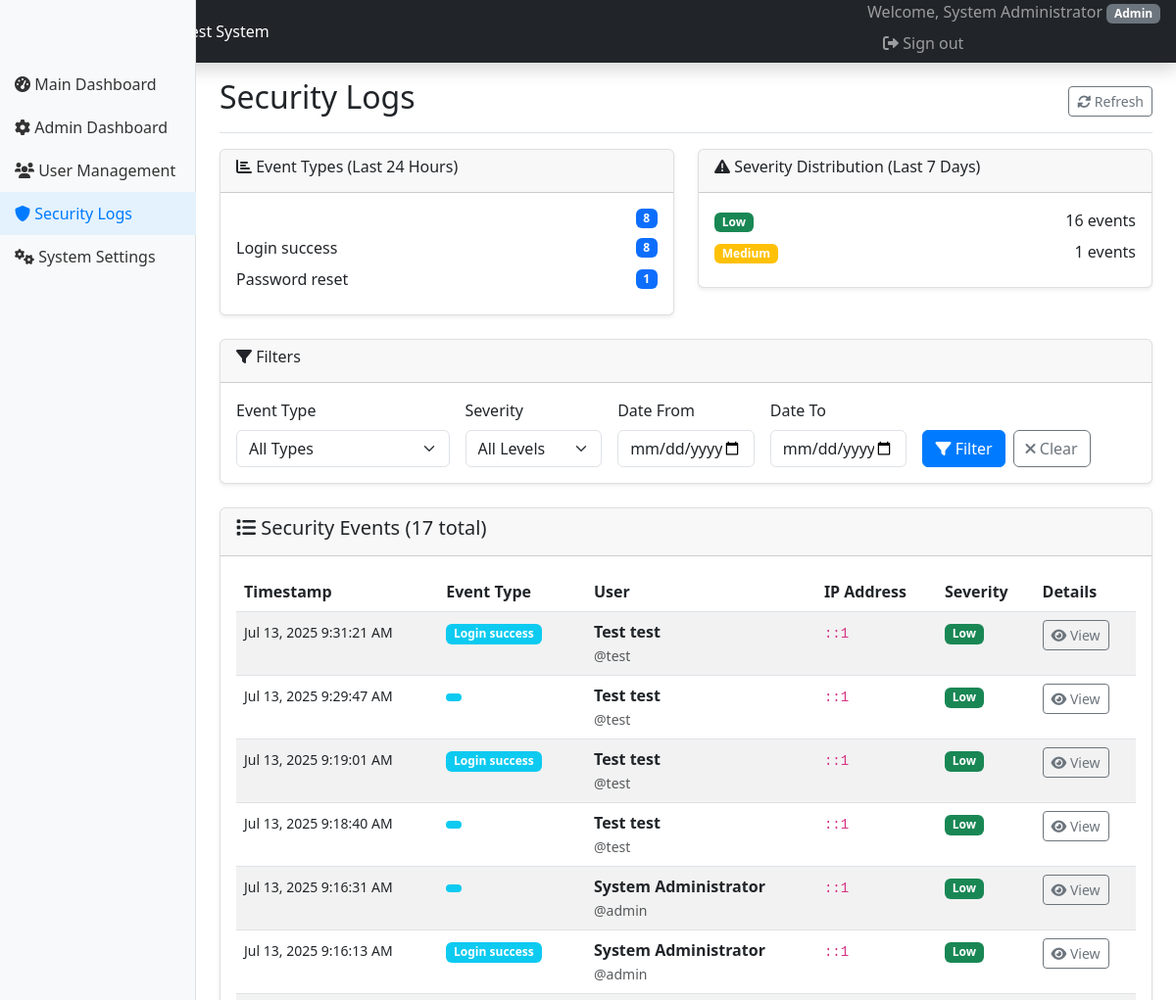
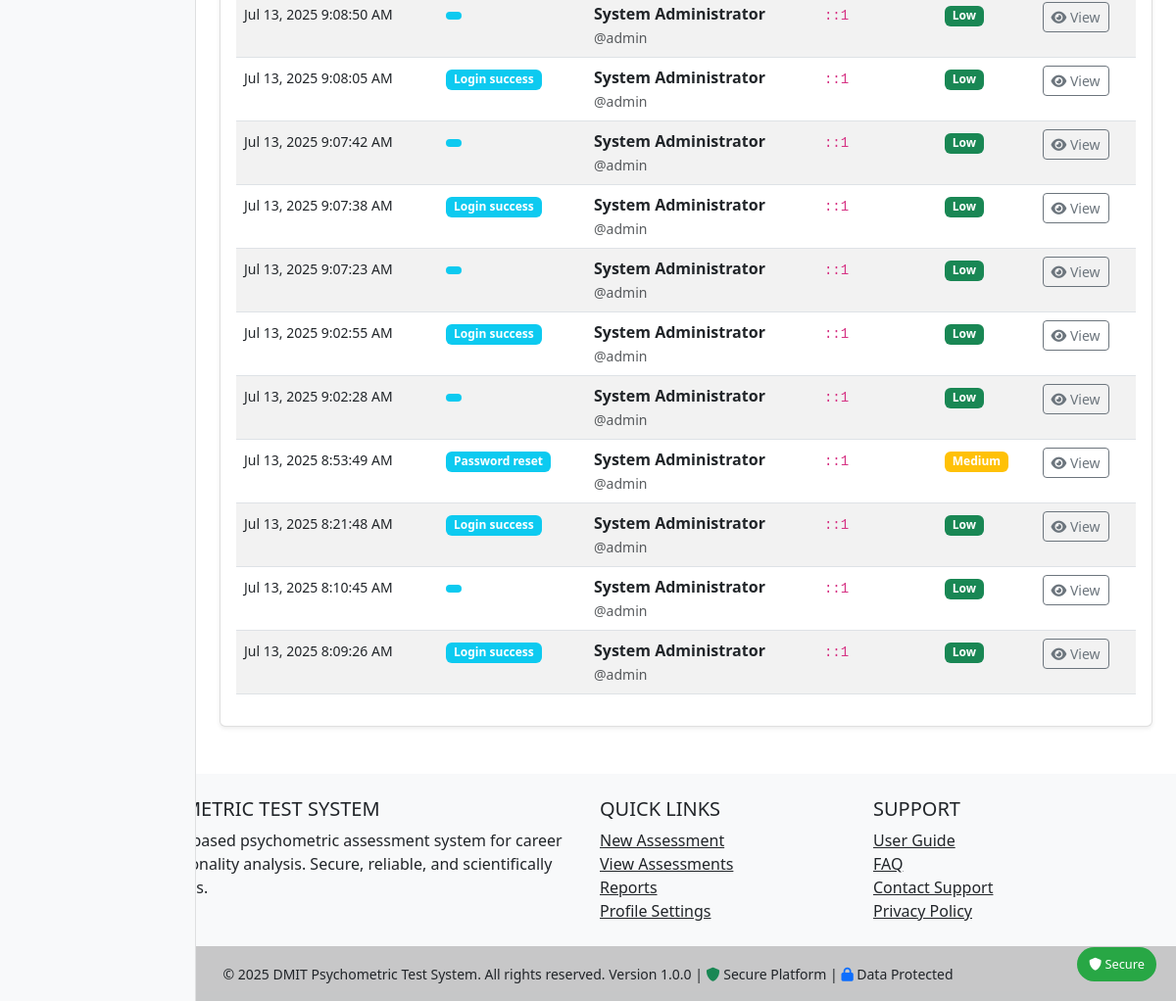
The app's page /admin/security.php (signed in) with its own data (2 pictures, top to bottom).
### tables this page shows
CREATE TABLE `security_events` (
  `id` int(11) NOT NULL,
  `event_type` enum('login_attempt','login_success','login_failure','account_locked','password_reset','suspicious_activity','data_access') NOT NULL,
  `user_id` int(11) DEFAULT NULL,
  `ip_address` varchar(45) NOT NULL,
  `user_agent` text DEFAULT NULL,
  `details` longtext DEFAULT NULL CHECK (json_valid(`details`)),
  `severity` enum('low','medium','high','critical') DEFAULT 'medium',
  `created_at` timestamp NULL DEFAULT current_timestamp()
);

CREATE TABLE `users` (
  `id` int(11) NOT NULL,
  `username` varchar(50) NOT NULL,
  `email` varchar(100) NOT NULL,
  `password_hash` varchar(255) NOT NULL,
  `salt` varchar(32) NOT NULL,
  `role` enum('admin','counselor','user') DEFAULT 'user',
  `first_name` varchar(50) NOT NULL,
  `last_name` varchar(50) NOT NULL,
  `phone` varchar(15) DEFAULT NULL,
  `date_of_birth` date DEFAULT NULL,
  `gender` enum('male','female','other') DEFAULT NULL,
  `is_active` tinyint(1) DEFAULT 1,
  `email_verified` tinyint(1) DEFAULT 0,
  `verification_token` varchar(255) DEFAULT NULL,
  `reset_token` varchar(255) DEFAULT NULL,
  `reset_token_expires` datetime DEFAULT NULL,
  `last_login` datetime DEFAULT NULL,
  `login_attempts` int(11) DEFAULT 0,
  `locked_until` datetime DEFAULT NULL,
  `created_at` timestamp NULL DEFAULT current_timestamp(),
  `updated_at` timestamp NULL DEFAULT current_timestamp() ON UPDATE current_timestamp()
);

### includes/functions.php (called while the page is built, shortened)
<?php
function url($path = '') {
    $path = ltrim($path, '/');
    if ($path === 'index.php' || $path === '') {
        return BASE_URL . 'index.php';
    }
    $currentDir = dirname($_SERVER['SCRIPT_NAME']);
    $baseDir = '/DMIT-Psychometric-Test';
    if ($currentDir !== $baseDir) {
        $depth = substr_count(str_replace($baseDir, '', $currentDir), '/');
        $relativePath = str_repeat('../', $depth);
        return $relativePath . $path;
    }
    return $path;
}
function formatDate($date, $format = 'Y-m-d H:i:s') {
    return date($format, strtotime($date));
}
?>

### admin/security.php (the view, shortened to what this page needs)
<?php
require_once '../config/config.php';
$page = $_GET['page'] ?? 1;
$limit = 20;
$offset = ($page - 1) * $limit;
$dateFrom = $_GET['date_from'] ?? '';
$dateTo = $_GET['date_to'] ?? '';
try {
    $database = new Database();
    $conn = $database->getConnection();
    $whereConditions = [];
    $params = [];
    $whereClause = !empty($whereConditions) ? 'WHERE ' . implode(' AND ', $whereConditions) : '';
    $countQuery = "SELECT COUNT(*) as total FROM security_events $whereClause";
    $stmt = $conn->prepare($countQuery);
    $stmt->execute($params);
    $totalRecords = $stmt->fetch()['total'];
    $query = "
        SELECT se.*, u.first_name, u.last_name, u.username
        FROM security_events se
        LEFT JOIN users u ON se.user_id = u.id
        $whereClause
        ORDER BY se.created_at DESC
        LIMIT ? OFFSET ?
    ";
    $params[] = $limit;
    $params[] = $offset;
    $stmt = $conn->prepare($query);
    $stmt->execute($params);
    $securityEvents = $stmt->fetchAll();
    $stmt = $conn->prepare("
        SELECT event_type, COUNT(*) as count
        FROM security_events
        WHERE created_at >= DATE_SUB(NOW(), INTERVAL 24 HOUR)
        GROUP BY event_type
        ORDER BY count DESC
    ");
    $stmt->execute();
    $eventCounts = $stmt->fetchAll();
    $stmt = $conn->prepare("
        SELECT severity, COUNT(*) as count
        FROM security_events
        WHERE created_at >= DATE_SUB(NOW(), INTERVAL 7 DAY)
        GROUP BY severity
    ");
    $stmt->execute();
    $severityCounts = $stmt->fetchAll();
} catch (Exception $e) {
    $securityEvents = [];
    $eventCounts = [];
    $severityCounts = [];
    $totalPages = 0;
    error_log("Security logs error: " . $e->getMessage());
}
include '../includes/header.php';
?>
<div class="container-fluid">
    <div class="row">
        <nav class="col-md-3 col-lg-2 d-md-block bg-light sidebar">
            <div class="position-sticky pt-3">
                <ul class="nav flex-column">
                    <li class="nav-item">
                        <a class="nav-link" href="<?php echo url('index.php'); ?>">
                            <i class="fas fa-tachometer-alt"></i> Main Dashboard
                        </a>
                    </li>
                    <li class="nav-item">
                        <a class="nav-link" href="<?php echo url('admin/dashboard.php'); ?>">
                            <i class="fas fa-cog"></i> Admin Dashboard
                        </a>
                    </li>
                    <li class="nav-item">
                        <a class="nav-link" href="<?php echo url('admin/users.php'); ?>">
                            <i class="fas fa-users"></i> User Management
                        </a>
                    </li>
                    <li class="nav-item">
                        <a class="nav-link active" href="<?php echo url('admin/security.php'); ?>">
                            <i class="fas fa-shield-alt"></i> Security Logs
                        </a>
                    </li>
                    <li class="nav-item">
                        <a class="nav-link" href="<?php echo url('admin/settings.php'); ?>">
                            <i class="fas fa-cogs"></i> System Settings
                        </a>
                    </li>
                </ul>
            </div>
        </nav>
        <main class="col-md-9 ms-sm-auto col-lg-10 px-md-4">
            <div class="d-flex justify-content-between flex-wrap flex-md-nowrap align-items-center pt-3 pb-2 mb-3 border-bottom">
                <h1 class="h2">Security Logs</h1>
                <div class="btn-toolbar mb-2 mb-md-0">
                    <button type="button" class="btn btn-sm btn-outline-secondary" onclick="location.reload()">
                        <i class="fas fa-sync-alt"></i> Refresh
                    </button>
                </div>
            </div>
            <div class="row mb-4">
                <div class="col-md-6">
                    <div class="card">
                        <div class="card-header">
                            <h6><i class="fas fa-chart-bar"></i> Event Types (Last 24 Hours)</h6>
                        </div>
                        <div class="card-body">
                            <?php if (empty($eventCounts)): ?>
                                <p class="text-muted">No events in the last 24 hours.</p>
                            <?php else: ?>
                                <?php foreach ($eventCounts as $event): ?>
                                <div class="d-flex justify-content-between align-items-center mb-2">
                                    <span><?php echo ucfirst(str_replace('_', ' ', $event['event_type'])); ?></span>
                                    <span class="badge bg-primary"><?php echo $event['count']; ?></span>
                                </div>
                                <?php endforeach; ?>
                            <?php endif; ?>
                        </div>
                    </div>
                </div>
                <div class="col-md-6">
                    <div class="card">
                        <div class="card-header">
                            <h6><i class="fas fa-exclamation-triangle"></i> Severity Distribution (Last 7 Days)</h6>
                        </div>
                        <div class="card-body">
                            <?php if (empty($severityCounts)): ?>
                                <p class="text-muted">No events in the last 7 days.</p>
                            <?php else: ?>
                                <?php foreach ($severityCounts as $severity): ?>
                                <div class="d-flex justify-content-between align-items-center mb-2">
                                    <span>
                                        <?php
                                        $badgeClass = [
                                            'low' => 'bg-success',
                                            'medium' => 'bg-warning',
                                            'high' => 'bg-danger',
                                            'critical' => 'bg-dark'
                                        ][$severity['severity']] ?? 'bg-secondary';
                                        ?>
                                        <span class="badge <?php echo $badgeClass; ?>"><?php echo ucfirst($severity['severity']); ?></span>
                                    </span>
                                    <span><?php echo $severity['count']; ?> events</span>
                                </div>
                                <?php endforeach; ?>
                            <?php endif; ?>
                        </div>
                    </div>
                </div>
            </div>
            <div class="card mb-4">
                <div class="card-header">
                    <h6><i class="fas fa-filter"></i> Filters</h6>
                </div>
                <div class="card-body">
                    <form method="GET" class="row g-3">
                        <div class="col-md-3">
                            <label class="form-label">Event Type</label>
                            <select class="form-select" name="event_type">
                                <option value="">All Types</option>
                            </select>
                        </div>
                        <div class="col-md-2">
                            <label class="form-label">Severity</label>
                            <select class="form-select" name="severity">
                                <option value="">All Levels</option>
                            </select>
                        </div>
                        <div class="col-md-2">
                            <label class="form-label">Date From</label>
                            <input type="date" class="form-control" name="date_from" value="<?php echo htmlspecialchars($dateFrom); ?>">
                        </div>
                        <div class="col-md-2">
                            <label class="form-label">Date To</label>
                            <input type="date" class="form-control" name="date_to" value="<?php echo htmlspecialchars($dateTo); ?>">
                        </div>
                        <div class="col-md-3 d-flex align-items-end">
                            <button type="submit" class="btn btn-primary me-2">
                                <i class="fas fa-filter"></i> Filter
                            </button>
                            <a href="security.php" class="btn btn-outline-secondary">
                                <i class="fas fa-times"></i> Clear
                            </a>
                        </div>
                    </form>
                </div>
            </div>
            <div class="card">
                <div class="card-header">
                    <h5><i class="fas fa-list"></i> Security Events (<?php echo $totalRecords; ?> total)</h5>
                </div>
                <div class="card-body">
                    <?php if (empty($securityEvents)): ?>
                        <div class="text-center py-4">
                            <i class="fas fa-shield-alt fa-3x text-muted mb-3"></i>
                            <h5>No Security Events Found</h5>
                            <p class="text-muted">No events match your current filters.</p>
                        </div>
                    <?php else: ?>
                        <div class="table-responsive">
                            <table class="table table-striped table-hover">
                                <thead>
                                    <tr>
                                        <th>Timestamp</th>
                                        <th>Event Type</th>
                                        <th>User</th>
                                        <th>IP Address</th>
                                        <th>Severity</th>
                                        <th>Details</th>
                                    </tr>
                                </thead>
                                <tbody>
                                    <?php foreach ($securityEvents as $event): ?>
                                    <tr>
                                        <td>
                                            <small><?php echo formatDate($event['created_at'], 'M d, Y g:i:s A'); ?></small>
                                        </td>
                                        <td>
                                            <span class="badge bg-info">
                                                <?php echo ucfirst(str_replace('_', ' ', $event['event_type'])); ?>
                                            </span>
                                        </td>
                                        <td>
                                            <?php if ($event['user_id']): ?>
                                                <div>
                                                    <strong><?php echo htmlspecialchars($event['first_name'] . ' ' . $event['last_name']); ?></strong>
                                                    <br><small class="text-muted">@<?php echo htmlspecialchars($event['username']); ?></small>
                                                </div>
                                            <?php else: ?>
                                                <span class="text-muted">Anonymous</span>
                                            <?php endif; ?>
                                        </td>
                                        <td>
                                            <code><?php echo htmlspecialchars($event['ip_address']); ?></code>
                                        </td>
                                        <td>
                                            <?php
                                            $badgeClass = [
                                                'low' => 'bg-success',
                                                'medium' => 'bg-warning',
                                                'high' => 'bg-danger',
                                                'critical' => 'bg-dark'
                                            ][$event['severity']] ?? 'bg-secondary';
                                            ?>
                                            <span class="badge <?php echo $badgeClass; ?>">
                                                <?php echo ucfirst($event['severity']); ?>
                                            </span>
                                        </td>
                                        <td>
                                            <?php if ($event['details']): ?>
                                                <button type="button" class="btn btn-sm btn-outline-secondary"
                                                        onclick="showDetails('<?php echo htmlspecialchars(json_encode($event['details'])); ?>')">
                                                    <i class="fas fa-eye"></i> View
                                                </button>
                                            <?php else: ?>
                                                <span class="text-muted">-</span>
                                            <?php endif; ?>
                                        </td>
                                    </tr>
                                    <?php endforeach; ?>
                                </tbody>
                            </table>
                        </div>
                    <?php endif; ?>
                </div>
            </div>
        </main>
    </div>
</div>
<?php include '../includes/footer.php'; ?>

### includes/header.php (style rules this page uses)
.sidebar { position: fixed; top: 0; bottom: 0; left: 0; z-index: 100; padding: 48px 0 0; box-shadow: inset -1px 0 0 rgba(0, 0, 0, .1); }
.sidebar .nav-link { font-weight: 500; color: #333; padding: 10px 15px; }
.sidebar .nav-link.active { color: #007bff; background-color: #e3f2fd; }
.card { box-shadow: 0 0.125rem 0.25rem rgba(0, 0, 0, 0.075); border: 1px solid rgba(0, 0, 0, 0.125); }
.btn-primary { background-color: #007bff; border-color: #007bff; }
.table th { border-top: none; font-weight: 600; }

### records on screen
security_events: created_at "Jul 13, 2025 9:31:21 AM", event_type "Login success", user.last_name "Test test", user.username "test", ip_address "::1", severity "Low"
security_events: created_at "Jul 13, 2025 9:29:47 AM", user.last_name "Test test", user.username "test", ip_address "::1", severity "Low"
security_events: created_at "Jul 13, 2025 9:19:01 AM", event_type "Login success", user.last_name "Test test", user.username "test", ip_address "::1", severity "Low"
security_events: created_at "Jul 13, 2025 9:18:40 AM", user.last_name "Test test", user.username "test", ip_address "::1", severity "Low"
security_events: created_at "Jul 13, 2025 9:16:31 AM", user.last_name "System Administrator", user.username "admin", ip_address "::1", severity "Low"
security_events: created_at "Jul 13, 2025 9:16:13 AM", event_type "Login success", user.last_name "System Administrator", user.username "admin", ip_address "::1", severity "Low"
security_events: created_at "Jul 13, 2025 9:08:50 AM", user.last_name "System Administrator", user.username "admin", ip_address "::1", severity "Low"
security_events: created_at "Jul 13, 2025 9:08:05 AM", event_type "Login success", user.last_name "System Administrator", user.username "admin", ip_address "::1", severity "Low"
security_events: created_at "Jul 13, 2025 9:07:42 AM", user.last_name "System Administrator", user.username "admin", ip_address "::1", severity "Low"
security_events: created_at "Jul 13, 2025 9:07:38 AM", event_type "Login success", user.last_name "System Administrator", user.username "admin", ip_address "::1", severity "Low"
security_events: created_at "Jul 13, 2025 9:07:23 AM", user.last_name "System Administrator", user.username "admin", ip_address "::1", severity "Low"
security_events: created_at "Jul 13, 2025 9:02:55 AM", event_type "Login success", user.last_name "System Administrator", user.username "admin", ip_address "::1", severity "Low"
security_events: created_at "Jul 13, 2025 9:02:28 AM", user.last_name "System Administrator", user.username "admin", ip_address "::1", severity "Low"
security_events: created_at "Jul 13, 2025 8:53:49 AM", event_type "Password reset", user.last_name "System Administrator", user.username "admin", ip_address "::1", severity "Medium"
security_events: created_at "Jul 13, 2025 8:21:48 AM", event_type "Login success", user.last_name "System Administrator", user.username "admin", ip_address "::1", severity "Low"
security_events: created_at "Jul 13, 2025 8:10:45 AM", user.last_name "System Administrator", user.username "admin", ip_address "::1", severity "Low"
security_events: created_at "Jul 13, 2025 8:09:26 AM", event_type "Login success", user.last_name "System Administrator", user.username "admin", ip_address "::1", severity "Low"

### other values on screen
$_SESSION['user_name'] "System Administrator"
$_SESSION['user_role'] "Admin"
$event['count'] "8"
str_replace('_', ' ', $event['event_type']) "Login success"
str_replace('_', ' ', $event['event_type']) "Password reset"
$event['count'] "1"
$severity['severity'] "Low"
$severity['count'] "16"
$severity['severity'] "Medium"
$severity['count'] "1"
$totalRecords "17"
APP_NAME "DMIT PSYCHOMETRIC TEST SYSTEM"
APP_NAME "DMIT Psychometric Test System"
APP_VERSION "1.0.0"
